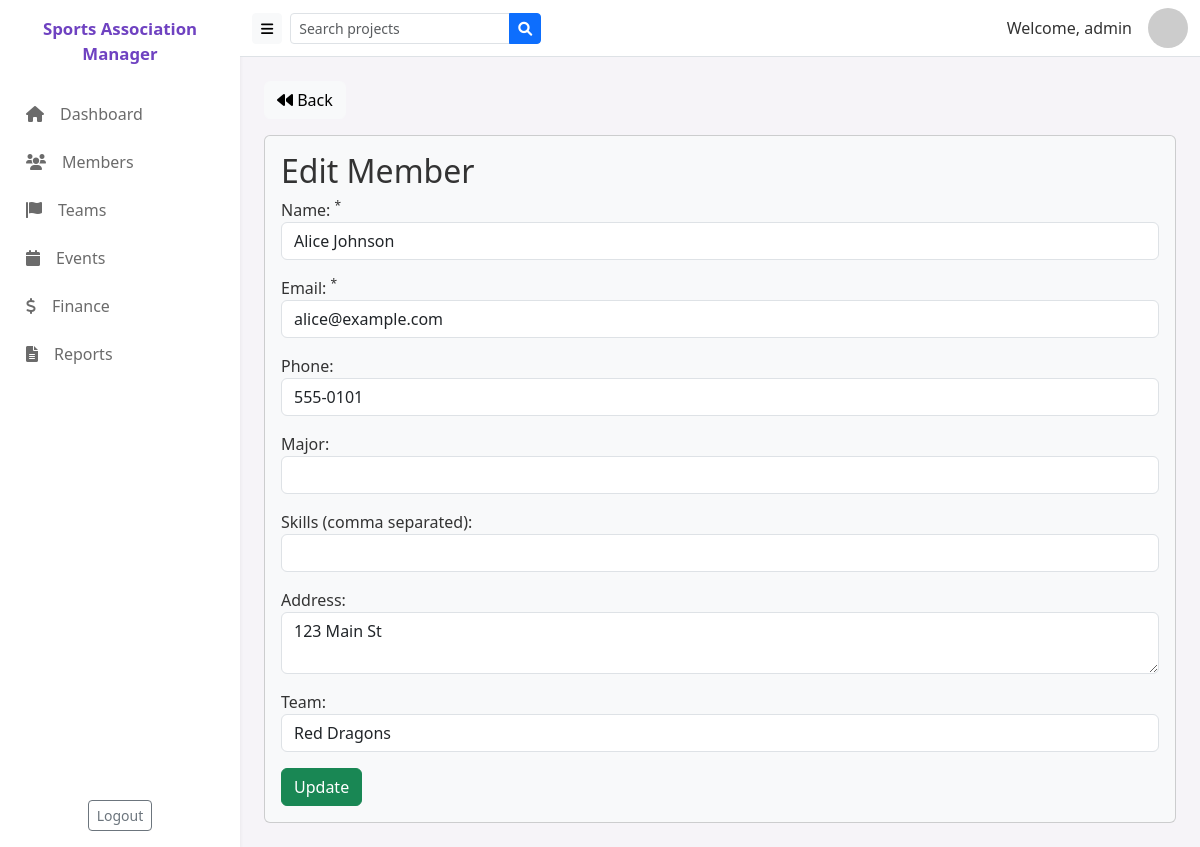
/public/member/edit/1 (signed in), run on the app's committed database.
### tables this page shows
CREATE TABLE IF NOT EXISTS members (
    id INT AUTO_INCREMENT PRIMARY KEY,
    full_name VARCHAR(100) NOT NULL,
    email VARCHAR(100) UNIQUE NOT NULL,
    phone VARCHAR(20),
    address TEXT,
    join_date DATE NOT NULL,
    team_id INT,
    major VARCHAR(100),
    photo VARCHAR(255),
    created_at TIMESTAMP DEFAULT CURRENT_TIMESTAMP,
    FOREIGN KEY (team_id) REFERENCES teams(id) ON DELETE SET NULL
);

CREATE TABLE IF NOT EXISTS teams (
    id INT AUTO_INCREMENT PRIMARY KEY,
    name VARCHAR(100) NOT NULL,
    coach VARCHAR(100),
    category VARCHAR(50),
    created_at TIMESTAMP DEFAULT CURRENT_TIMESTAMP
);

### app/core/App.php (called while the page is built, shortened)
<?php
class App {
    protected $currentMethod = 'index';
    public function __construct(){
        $url = $this->getUrl();
        if(isset($url[0]) && file_exists('../app/controllers/' . ucwords($url[0]) . 'Controller.php')){
            unset($url[0]);
        }
        $this->currentController = new $this->currentController;
        if(isset($url[1])){
            if(method_exists($this->currentController, $url[1])){
                $this->currentMethod = $url[1];
                unset($url[1]);
            }
        }
        $this->params = $url ? array_values($url) : [];
        call_user_func_array([$this->currentController, $this->currentMethod], $this->params);
    }
    public function getUrl(){
        if(isset($_GET['url'])){
            $url = rtrim($_GET['url'], '/');
            $url = filter_var($url, FILTER_SANITIZE_URL);
            $url = explode('/', $url);
            return $url;
        }
        return [];
    }
}

### public/index.php (called while the page is built, shortened)
<?php
$init = new App();

### app/core/Database.php (called while the page is built, shortened)
<?php
class Database {
    private $host = DB_HOST;
    private $user = DB_USER;
    private $pass = DB_PASS;
    private $dbname = DB_NAME;
    private $dbh;
    private $stmt;
    public function __construct(){
        $dsn = 'mysql:host=' . $this->host . ';dbname=' . $this->dbname;
        $options = array(
            PDO::ATTR_PERSISTENT => true,
            PDO::ATTR_ERRMODE => PDO::ERRMODE_EXCEPTION
        );
        try{
            $this->dbh = new PDO($dsn, $this->user, $this->pass, $options);
        } catch(PDOException $e){
            $this->error = $e->getMessage();
            if(defined('SHOW_DB_MESSAGES') && SHOW_DB_MESSAGES){
                echo "❌ خطأ في الاتصال: " . $this->error;
            } else {
                error_log('Database connection error: ' . $this->error);
            }
        }
    }
    public function query($sql){
        $this->stmt = $this->dbh->prepare($sql);
    }
    public function bind($param, $value, $type = null){
        if(is_null($type)){
            switch(true){
                default:
                    $type = PDO::PARAM_STR;
            }
        }
        $this->stmt->bindValue($param, $value, $type);
    }
    public function execute(){
        return $this->stmt->execute();
    }
    public function resultSet(){
        $this->execute();
        return $this->stmt->fetchAll(PDO::FETCH_OBJ);
    }
    public function single(){
        $this->execute();
        return $this->stmt->fetch(PDO::FETCH_OBJ);
    }
}

### app/models/Member.php (called while the page is built, shortened)
<?php
class Member extends Model {
    public function getMemberById($id){
        $this->db->query('SELECT members.*, teams.name as team_name, GROUP_CONCAT(DISTINCT skills.skill_name SEPARATOR ", ") as skills
                          FROM members
                          LEFT JOIN teams ON members.team_id = teams.id
                          LEFT JOIN skills ON skills.member_id = members.id
                          WHERE members.id = :id
                          GROUP BY members.id');
        $this->db->bind(':id', $id);
        return $this->db->single();
    }
}

### app/core/Model.php (called while the page is built, shortened)
<?php
class Model {
    public function __construct(){
        $this->db = new Database;
    }
}

### app/models/Team.php (called while the page is built, shortened)
<?php
class Team extends Model {
    public function getTeams(){
        $this->db->query('SELECT * FROM teams ORDER BY name ASC');
        return $this->db->resultSet();
    }
}

### app/views/members/edit.php (the view, shortened to what this page needs)
<?php require APPROOT . '/views/layouts/header.php'; ?>
<a href="<?php echo URLROOT; ?>/member" class="btn btn-light"><i class="fa fa-backward"></i> Back</a>
<div class="card card-body bg-light mt-3">
    <h2>Edit Member</h2>
    <form action="<?php echo URLROOT; ?>/member/edit/<?php echo $data['id']; ?>" method="post">
        <div class="form-group mb-3">
            <label>Name: <sup>*</sup></label>
            <input type="text" name="name" class="form-control" value="<?php echo $data['name']; ?>">
        </div>
        <div class="form-group mb-3">
            <label>Email: <sup>*</sup></label>
            <input type="email" name="email" class="form-control" value="<?php echo $data['email']; ?>">
        </div>
        <div class="form-group mb-3">
            <label>Phone:</label>
            <input type="text" name="phone" class="form-control" value="<?php echo $data['phone']; ?>">
        </div>
        <div class="form-group mb-3">
            <label>Major:</label>
            <input type="text" name="major" class="form-control" value="<?php echo isset($data['major']) ? $data['major'] : ''; ?>">
        </div>
        <div class="form-group mb-3">
            <label>Skills (comma separated):</label>
            <input type="text" name="skills" class="form-control" value="<?php echo isset($data['skills']) ? $data['skills'] : ''; ?>">
        </div>
        <div class="form-group mb-3">
            <label>Address:</label>
            <textarea name="address" class="form-control"><?php echo $data['address']; ?></textarea>
        </div>
        <div class="form-group mb-3">
            <label>Team:</label>
            <select name="team_id" class="form-control">
                <?php foreach($data['teams'] as $team) : ?>
                    <option value="<?php echo $team->id; ?>" <?php echo ($team->id == $data['team_id']) ? 'selected' : ''; ?>>
                        <?php echo $team->name; ?>
                    </option>
                <?php endforeach; ?>
            </select>
        </div>
        <input type="submit" class="btn btn-success" value="Update">
    </form>
</div>
<?php require APPROOT . '/views/layouts/footer.php'; ?>

### public/css/style.css (style rules this page uses)
:root { --sidebar-width:240px; --sidebar-collapsed-width:70px; --brand-color:#6f42c1; }
body { background:#f6f4f8;font-family:Segoe UI, Roboto, Helvetica, Arial, sans-serif;color:#333 }
.card .btn { border-radius:6px }

### data on the page
members: name "Alice Johnson", email "alice@example.com", phone "555-0101", address "123 Main St", team_id "Red Dragons"

### other printed values
SITENAME "Sports Association Manager"
$_SESSION['user_username'] "admin"
